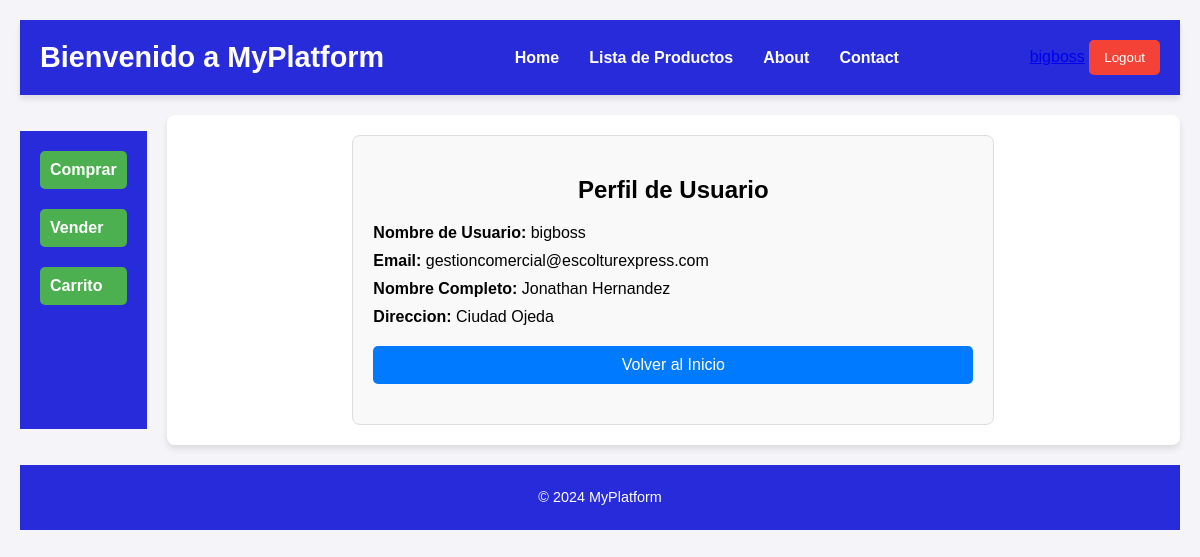
Page /users//profile/ (signed in) on the committed database.
### users/models.py (models this page shows, shortened)
class CustomUser(AbstractUser):
    is_buyer = models.BooleanField(default=False)
    is_seller = models.BooleanField(default=False)
    full_name = models.CharField(max_length=255, blank=True, null=True)
    phone_number = models.CharField(max_length=20, blank=True, null=True)
    address = models.TextField(blank=True, null=True)

### users/views.py (the view)
# urls.py: path('profile/', ProfileView.as_view(), name='profile'),
@method_decorator(login_required, name='dispatch')
class ProfileView(TemplateView):
    template_name = 'users/profile.html'
    def get_context_data(self, **kwargs):
        context = super().get_context_data(**kwargs)
        context['user'] = self.request.user  # Pasamos el usuario autenticado a la plantilla
        return context

### users/templates/users/profile.html
{% extends 'home.html' %}
{% load static %}
{% block content %}
<link rel="stylesheet" href="{% static 'css\profile.css' %}">
<div class="profile-container">
    <h2>Perfil de Usuario</h2>
    <p><strong>Nombre de Usuario:</strong> {{ user.username }}</p>
    <p><strong>Email:</strong> {{ user.email }}</p>
    <p><strong>Nombre Completo:</strong> {{ user.full_name }}</p>
    <p><strong>Direccion:</strong> {{ user.address }}</p>
    <a href="{% url 'home' %}" class="btn">Volver al Inicio</a>
</div>
{% endblock %}

### templates/home.html (shortened to what this page needs)
{% load static %}
<!DOCTYPE html>
<html lang="en">
<head>
    <link rel="stylesheet" href="{% static 'css\home.css' %}">
</head>
<body>
    <div class="grid-container">
        <header>
            <h1>Bienvenido a MyPlatform</h1>
            <ul>
                <li><a href="{% url 'home' %}">Home</a></li>
                <li><a href="{% url 'product_list' %}">Lista de Productos</a></li>
                <li><a href="">About</a></li>
                <li><a href="">Contact</a></li>
            </ul>
            <div>
                {% if user.is_authenticated %}
                    <form method="post" action="{% url 'logout' %}" style="display: inline;">
                        <a href="{% url 'profile' %}">{{ user.username }}</a>
                        <button type="submit">Logout</button>
                    </form>
                {% else %}
                    <a href="{% url 'login' %}">Login</a>
                {% endif %}
            </div>
        </header>
        <menu>
            <li>
                <a href="{% url 'available_products' %}">Comprar</a>
            </li>
            <li>
                <a href="{% url 'sell_product' %}">Vender</a>
            </li>
            <li>
                <a href="{% url 'view_cart' %}">Carrito</a>
            </li>
        </menu>
        <main>
            {% block content %}{% endblock content %}
        </main>
        <footer>
            <p>&copy; 2024 MyPlatform</p>
        </footer>
    </div>
</body>
</html>

### static/css/home.css (style rules this page uses)
body { background-color: #f4f4f9; font-family: Arial, sans-serif; margin: 0; padding: 0; }
.grid-container { display: grid; grid-template-areas: "a a a a a a a a a" "b c c c c c c c c" "d d d d d d d d d"; gap: 20px; grid-template-columns: repeat(9, 1fr); grid-template-rows: auto 1fr auto; padding: 20px; }
header { grid-area: a; background-color: #282bda; color: white; padding: 20px; display: flex; justify-content: space-between; align-items: center; box-shadow: 0 4px 6px rgba(0, 0, 0, 0.1); }
header h1 { margin: 0; font-size: 1.8rem; }
header ul { list-style: none; padding: 0; margin: 0; display: flex; }
header ul li { margin: 0 15px; }
header ul li a { color: white; text-decoration: none; font-weight: bold; transition: color 0.3s ease; }
header div { display: flex; align-items: center; }
header form { display: inline-block; }
header button { background-color: #f44336; color: white; border: none; padding: 10px 15px; border-radius: 5px; cursor: pointer; transition: background-color 0.3s ease; }
menu { grid-area: b; background-color: #282bda; color: white; padding: 20px; display: flex; flex-direction: column; gap: 20px; }
menu a { display: block; color: white; text-decoration: none; font-weight: bold; padding: 10px; border-radius: 5px; background-color: #4CAF50; transition: background-color 0.3s ease; width: 100%; box-sizing: border-box; }
main { grid-area: c; background-color: #ffffff; padding: 20px; border-radius: 8px; box-shadow: 0 4px 6px rgba(0, 0, 0, 0.1); }
footer { grid-area: d; background-color: #282bda; color: white; text-align: center; padding: 10px 0; font-size: 0.9rem; }
menu li { list-style: none; padding: 0; margin: 0; }

### static/css/profile.css (style rules this page uses)
.profile-container { max-width: 600px; margin: 0 auto; padding: 20px; background-color: #f9f9f9; border: 1px solid #ddd; border-radius: 8px; }
.profile-container h2 { text-align: center; margin-bottom: 20px; }
.profile-container p { font-size: 16px; margin: 10px 0; }
.profile-container .btn { display: block; margin: 20px auto; padding: 10px 20px; background-color: #007bff; color: white; text-decoration: none; text-align: center; border-radius: 5px; transition: background-color 0.3s ease; }

### rows in the picture
CustomUser: username "bigboss", email "gestioncomercial@escolturexpress.com", full_name "Jonathan Hernandez", address "Ciudad Ojeda"
